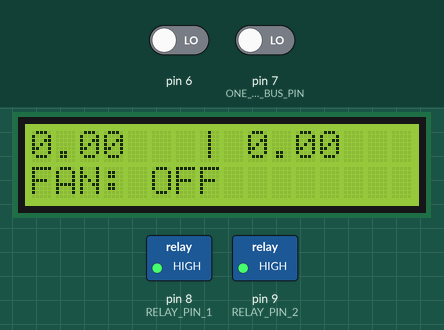
The sketch below on a simulated Arduino Uno, built with avr-gcc and run on an emulated ATmega328P. Shown: 16×2 character LCD, switched loads named in the sketch (green lamp = pin HIGH). Inputs (shaded band) come from the test bench; at power-on: pin 7 (ONE_WIRE_BUS_PIN) LOW, pin 6 LOW. What the sketch prints to the serial monitor is not drawn.

Above: at 1.8 s.
1.9 s: pin 7 (ONE_WIRE_BUS_PIN) driven HIGH
At 3.1 s:
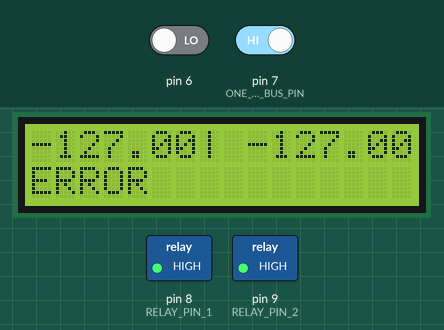
3.9 s: pin 7 (ONE_WIRE_BUS_PIN) driven LOW
At 5.8 s:
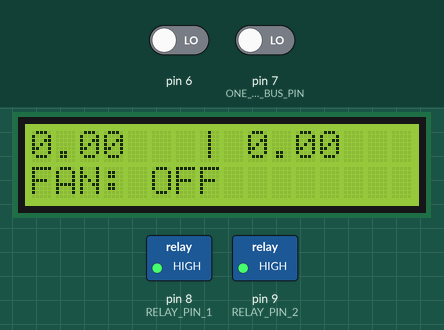
Timing chart, 0 to 7.3 s (numbered marks = the images above; inputs shaded):
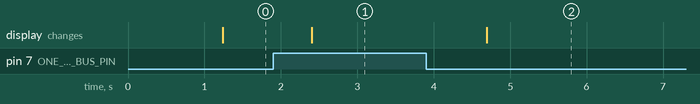

Measured:
- after the input at 1.9 s, the display: changes after 0.50 s (image 1)
- after the input at 3.9 s, the display: changes after 0.79 s (image 2)

The sketch:

FanThermostat.ino
```cpp
/* YourDuino Multiple DS18B20 Temperature Sensors on 1 wire
  Connections:
  DS18B20 Pinout (Left to Right, pins down, flat side toward you)
  - Left   = Ground
  - Center = Signal (Pin 2):  (with 3.3K to 4.7K resistor to +5 or 3.3 )
  - Right  = +5 or +3.3 V

   Questions: terry@yourduino.com
   V1.01  01/17/2013 ...based on examples from Rik Kretzinger

/*-----( Import needed libraries )-----*/
// Get 1-wire Library here: http://www.pjrc.com/teensy/td_libs_OneWire.html
#include <OneWire.h>

//Get DallasTemperature Library here:  http://milesburton.com/Main_Page?title=Dallas_Temperature_Control_Library
#include <DallasTemperature.h>

// include the library code:
#include <LiquidCrystal.h>

/*-----( Declare Constants and Pin Numbers )-----*/
#define ONE_WIRE_BUS_PIN 7
#define RELAY_PIN_1 8
#define RELAY_PIN_2 9

/*-----( Declare objects )-----*/
// Setup a oneWire instance to communicate with any OneWire devices
OneWire oneWire(ONE_WIRE_BUS_PIN);

// Pass our oneWire reference to Dallas Temperature.
DallasTemperature sensors(&oneWire);

// initialize the library with the numbers of the interface pins
LiquidCrystal lcd(12, 11, 5, 4, 3, 2);

/*-----( Declare Variables )-----*/
// Assign the addresses of your 1-Wire temp sensors.
// See the tutorial on how to obtain these addresses:
// http://www.hacktronics.com/Tutorials/arduino-1-wire-address-finder.html

DeviceAddress Probe01 = { 0x28, 0xFF, 0x70, 0x83, 0x73, 0x15, 0x02, 0xD0 };
DeviceAddress Probe02 = { 0x28, 0xFF, 0x64, 0x8C, 0x73, 0x15, 0x01, 0xCB };


void setup()   /****** SETUP: RUNS ONCE ******/
{
  pinMode(RELAY_PIN_1, OUTPUT);
  pinMode(RELAY_PIN_2, OUTPUT);

  // start serial port to show results
  Serial.begin(9600);
  Serial.print("Initializing Temperature Control Library Version ");
  Serial.println(DALLASTEMPLIBVERSION);

  // Initialize the Temperature measurement library
  sensors.begin();

  // set the resolution to 10 bit (Can be 9 to 12 bits .. lower is faster)
  sensors.setResolution(Probe01, 10);
  sensors.setResolution(Probe02, 10);

  lcd.begin(16, 2);
  lcd.setCursor(0, 0);
  lcd.print("Temperature");
  lcd.setCursor(0, 1);
  lcd.print("Control");

  setSpeed(0);
}//--(end setup )---

void loop()   /****** LOOP: RUNS CONSTANTLY ******/
{
  delay(1000);
  Serial.println();
  Serial.print("Number of Devices found on bus = ");
  Serial.println(sensors.getDeviceCount());
  Serial.print("Getting temperatures... ");
  Serial.println();

  float temp1;
  float temp2;
  // Command all devices on bus to read temperature
  sensors.requestTemperatures();
  temp1 = getTemperature(Probe01);
  temp2 = getTemperature(Probe02);

  lcd.clear();
  //lcd.setCursor(0, 0);
  Serial.print("Probe 01 temperature is:   ");
  //lcd.print("Probe 01=  ");
  lcd.print(temp1);
  Serial.println();
  lcd.setCursor(1, 0);

  lcd.setCursor(7, 0);
  lcd.print("| ");
  //lcd.setCursor(0, 1);
  Serial.print("Probe 02 temperature is:   ");
  //lcd.print("Probe 02= ");
  lcd.print(temp2);
  Serial.println();
  lcd.setCursor(0, 1);

  if (temp1 == -127 || temp2 == -127) {
    lcd.print("ERROR");
      setSpeed(0);
  }
  else {
    lcd.print("FAN: ");
    if (temp1-temp2 < 0.75)
    {
      lcd.print("OFF");
      setSpeed(0);
    }
    else if (temp1-temp2 < 2)
    {
      lcd.print("Speed 1");
      setSpeed(1);
    }
    else
    {
      lcd.print("Speed 2");
      setSpeed(2);
    }
  }

}//--(end main loop )---

void setSpeed(int speed)
{
  if (speed == 1)
  {
    digitalWrite(RELAY_PIN_1, LOW);
    digitalWrite(RELAY_PIN_2, HIGH);
  }
  else if (speed == 2)
  {
    digitalWrite(RELAY_PIN_1, HIGH);
    digitalWrite(RELAY_PIN_2, LOW);
  }
  else {
    digitalWrite(RELAY_PIN_1, HIGH);
    digitalWrite(RELAY_PIN_2, HIGH);
  }
}

/*-----( Declare User-written Functions )-----*/
float getTemperature(DeviceAddress deviceAddress)
{

   float tempC = sensors.getTempC(deviceAddress);

   if (tempC == -127.00)
   {
     Serial.print("Error getting temperature  ");
     //lcd.print("ERROR");
   }
   else
   {
     Serial.print("C: ");
     Serial.print(tempC);
     Serial.print(" F: ");
     Serial.print(DallasTemperature::toFahrenheit(tempC));
   }

   return tempC;
}// End printTemperature
//*********( THE END )***********
```
